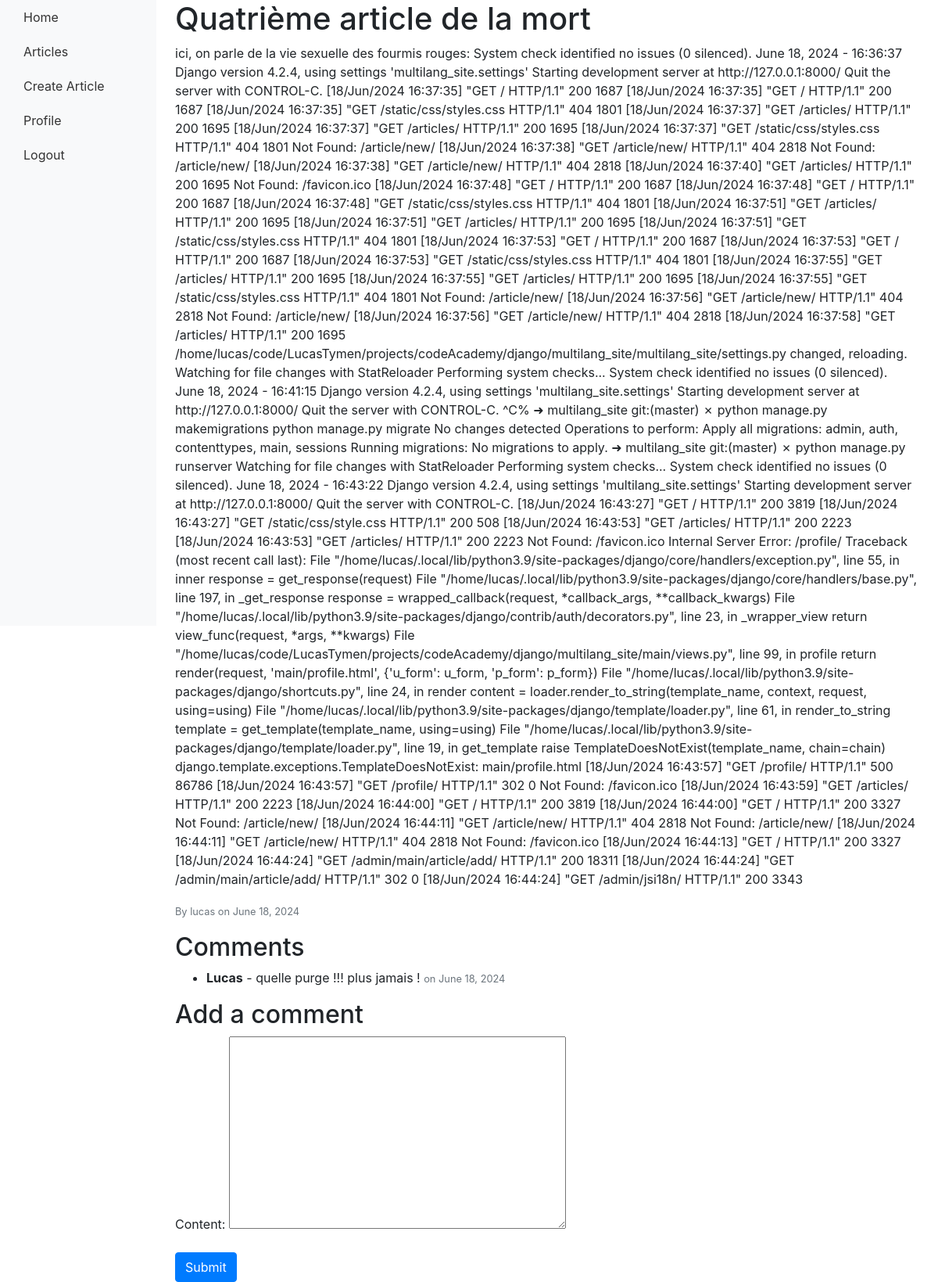
/article/quatrieme-article-de-la-mort/, run on the app's committed database.
### main/models.py (models this page shows, shortened)
class Article(models.Model):
    title = models.CharField(max_length=200)
    content = models.TextField()
    publication_date = models.DateField(auto_now_add=True)  # Automatically set the publication date
    author = models.ForeignKey(User, on_delete=models.CASCADE)
    categories = models.ManyToManyField(Category, related_name='articles')
    slug = models.SlugField(unique=True)
    meta_description = models.TextField()

class Comment(models.Model):
    article = models.ForeignKey(Article, on_delete=models.CASCADE, related_name='comments')
    author = models.CharField(max_length=100)
    email = models.EmailField()
    content = models.TextField()
    publication_date = models.DateField(auto_now_add=True)  # Automatically set the publication date

### main/views.py (the view)
# urls.py: path('article/<slug:slug>/', views.article_detail, name='article_detail'),
def article_detail(request, slug):
    article = get_object_or_404(Article, slug=slug)
    comments = article.comments.all()
    if request.method == 'POST':
        form = CommentForm(request.POST)
        if form.is_valid():
            comment = form.save(commit=False)
            comment.article = article
            comment.save()
            return redirect('article_detail', slug=slug)
    else:
        form = CommentForm()
    return render(request, 'main/article_detail.html', {'article': article, 'comments': comments, 'form': form})

### main/forms.py
class CommentForm(forms.ModelForm):
    class Meta:
        model = Comment
        fields = ['content']

### main/templates/main/article_detail.html (shortened to what this page needs)
{% extends 'main/base.html' %}
{% block content %}
    <h1>{{ article.title }}</h1>
    <p>{{ article.content }}</p>
    <p><small class="text-muted">By {{ article.author.username }} on {{ article.publication_date }}</small></p>
    <h2>Comments</h2>
    <ul>
        {% for comment in comments %}
            <li>
                <strong>{{ comment.author }}</strong> - {{ comment.content }}
                <small class="text-muted">on {{ comment.publication_date }}</small>
            </li>
        {% endfor %}
    </ul>
    <h2>Add a comment</h2>
    <form method="post">
        {{ form.as_p }}
        <button type="submit" class="btn btn-primary">Submit</button>
    </form>
{% endblock %}

### main/static/css/style.css (style rules this page uses)
body { font-family: Arial, sans-serif; }

### data on the page
Article: title "Quatrième article de la mort", content "ici, on parle de la vie sexuelle des fourmis rouges: System check identified no issues (0 silenced). June 18, 2024 - 16:36:37 Django version 4.2.4, using settings 'multilang_site.settings' Starting development server at http://127.0.0.1:8000/ Quit the server with CONTROL-C. [18/Jun/2024 16:37:35] \"GET / HTTP/1.1\" 200 1687 [18/Jun/2024 16:37:35] \"GET / HTTP/1.1\" 200 1687 [18/Jun/2024 16:37:35] \"GET /static/css/styles.css HTTP/1.1\" 404 1801 [18/Jun/2024 16:37:37] \"GET /articles/ HTTP/1.1\" 200 1695 [18/Jun/2024 16:37:37] \"GET /articles/ HTTP/1.1\" 200 1695 [18/Jun/2024 16:37:37] \"GET /static/css/styles.css HTTP/1.1\" 404 1801 Not Found: /article/new/ [18/Jun/2024 16:37:38] \"GET /article/new/…", author.username "lucas", publication_date "June 18, 2024"
Comment: author "Lucas", content "quelle purge !!! plus jamais !", publication_date "June 18, 2024"
